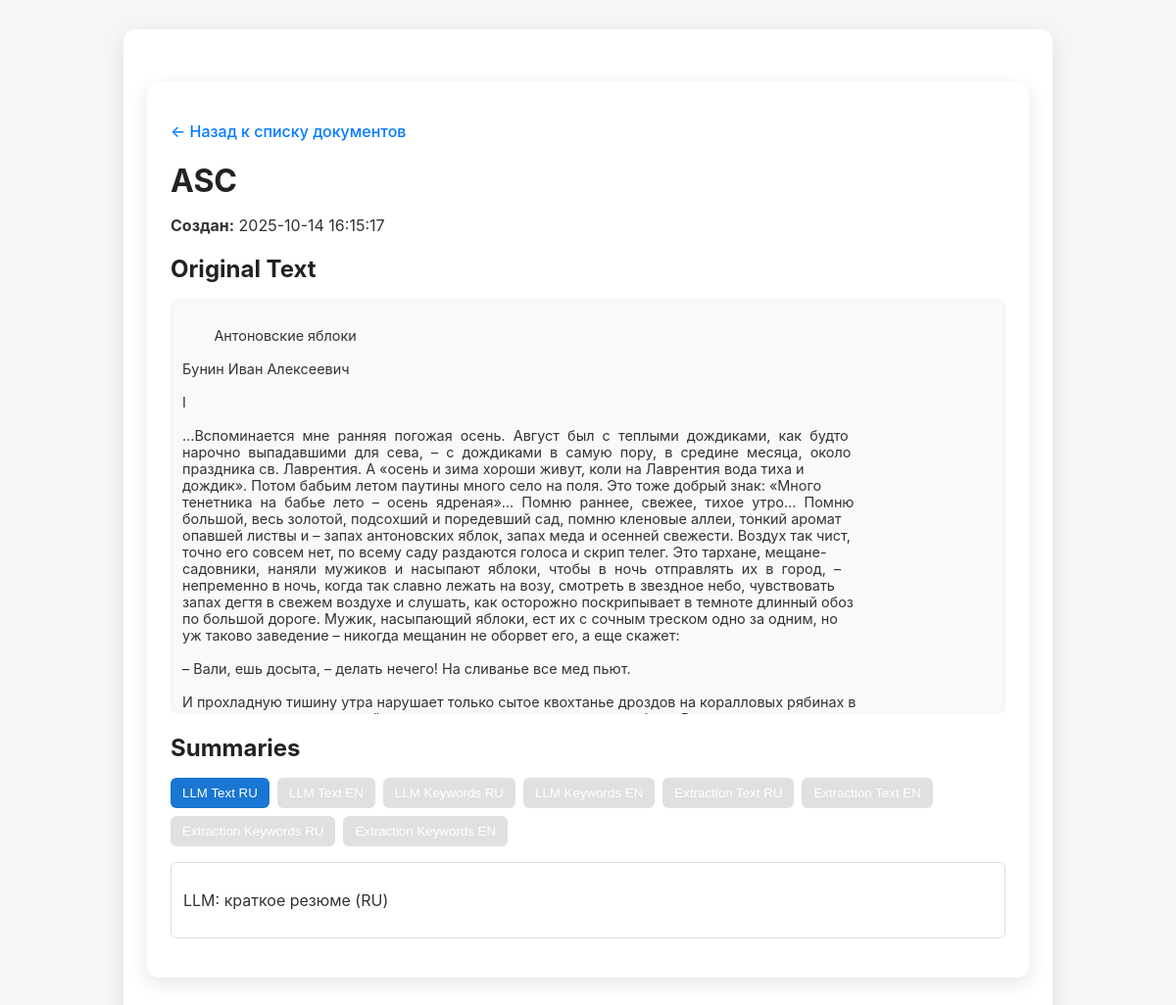
The app's page /documents/12 with its own data.
### models.py (models this page shows)
class TextDocument(Base):
    __tablename__ = "text_documents"
    id = Column(Integer, primary_key=True, autoincrement=True)
    file_name = Column(String, nullable=False)
    name = Column(String, nullable=False, unique=True)
    original_text = Column(String, nullable=False)
    summary_json = Column(JSON, nullable=False)
    created_at = Column(DateTime(timezone=True), server_default=func.now())

### web_routes.py (the view)
@router.get("/documents/{doc_id}", response_class=HTMLResponse)
async def view_document(doc_id: int, request: Request, service: DocumentService = Depends(get_document_service)):
    try:
        doc = await service.get_document(doc_id)
        return request.app.templates.TemplateResponse(
            "document.html",
            {"request": request, "doc": doc}
        )
    except ValueError as e:
        return request.app.templates.TemplateResponse(
            "error.html",
            {"request": request, "message": str(e)},
            status_code=404
        )

### templates/document.html (shortened to what this page needs)
{% extends "base.html" %}
{% block content %}
<div class="container">
     <p><a href="/" class="back-link">&larr; Назад к списку документов</a></p>
    <h1>{{ doc.name or doc.file_name }}</h1>
    <p><strong>Создан:</strong> {{ doc.created_at }}</p>
    <h2>Original Text</h2>
    <div class="original collapsible">
        {{ doc.original_text }}
    </div>
    <h2>Summaries</h2>
    <div class="tab-buttons">
        <button onclick="showTab('llm_text_ru', this)" class="active">LLM Text RU</button>
        <button onclick="showTab('llm_text_en', this)">LLM Text EN</button>
        <button onclick="showTab('llm_keyword_ru', this)">LLM Keywords RU</button>
        <button onclick="showTab('llm_keyword_en', this)">LLM Keywords EN</button>
        <button onclick="showTab('extr_text_ru', this)">Extraction Text RU</button>
        <button onclick="showTab('extr_text_en', this)">Extraction Text EN</button>
        <button onclick="showTab('extr_keyword_ru', this)">Extraction Keywords RU</button>
        <button onclick="showTab('extr_keyword_en', this)">Extraction Keywords EN</button>
    </div>
    <div id="llm_text_ru" class="tab-content active">
        <p>{{ doc.summary.llm_text_summary.ru }}</p>
    </div>
</div>
{% endblock %}

### static/styles.css (style rules this page uses)
body { font-family: 'Inter', sans-serif; background: #f4f6f8; color: #333; margin: 0; padding: 0; }
.container { max-width: 900px; margin: 30px auto; background: #fff; padding: 24px; border-radius: 12px; box-shadow: 0 6px 20px rgba(0,0,0,0.08); }
.back-link { text-decoration: none; color: #007bff; font-weight: 500; }
h1, h2, h3 { color: #222; margin-bottom: 16px; }
.original { white-space: pre-wrap; background: #f9f9fb; padding: 16px; border-radius: 8px; max-height: 400px; overflow-y: auto; box-shadow: inset 0 0 6px rgba(0,0,0,0.03); font-size: 0.95rem; }
button { background: linear-gradient(135deg, #4f9cff, #0066ff); color: white; padding: 6px 12px; border-radius: 8px; border: none; cursor: pointer; transition: all 0.3s; font-weight: 500; }
.container { max-width: 900px; margin: 30px auto; background: #fff; padding: 24px; border-radius: 12px; box-shadow: 0 6px 20px rgba(0,0,0,0.1); }
.tab-buttons { display: flex; flex-wrap: wrap; margin-bottom: 16px; gap: 8px; }
.tab-buttons button { padding: 8px 12px; border: none; background: #e0e0e0; cursor: pointer; border-radius: 6px; transition: background 0.2s; }
.tab-buttons button.active { background: #1976d2; color: white; }
.tab-content { display: none; padding: 12px; border: 1px solid #ddd; border-radius: 6px; margin-bottom: 16px; }
.tab-content.active { display: block; }
.original { white-space: pre-wrap; background: #f9f9fb; padding: 16px; border-radius: 8px; max-height: 300px; overflow-y: auto; box-shadow: inset 0 0 6px rgba(0,0,0,0.03); font-size: 0.9rem; }
.collapsible { max-height: 400px; overflow-y: auto; transition: max-height 0.3s ease-out, padding 0.3s ease-out; padding: 12px; }

### records on screen
TextDocument: name "ASC", created_at "2025-10-14 16:15:17", original_text "Антоновские яблоки Бунин Иван Алексеевич I …Вспоминается мне ранняя погожая осень. Август был с теплыми дождиками, как будто нарочно выпадавшими для сева, – с дождиками в самую пору, в средине месяца, около праздника св. Лаврентия. А «осень и зима хороши живут, коли на Лаврентия вода тиха и дождик». Потом бабьим летом паутины много село на поля. Это тоже добрый знак: «Много тенетника на бабье лето – осень ядреная»… Помню раннее, свежее, тихое утро… Помню большой, весь золотой, подсохший и поредевший сад, помню кленовые аллеи, тонкий аромат опавшей листвы и – запах антоновских яблок, запах меда и осенней свежести. Воздух так чист, точно его совсем нет, по всему саду раздаются голоса и скрип…"

### other values on screen
{{ doc.summary.llm_text_summary.ru }} "LLM: краткое резюме (RU)"
